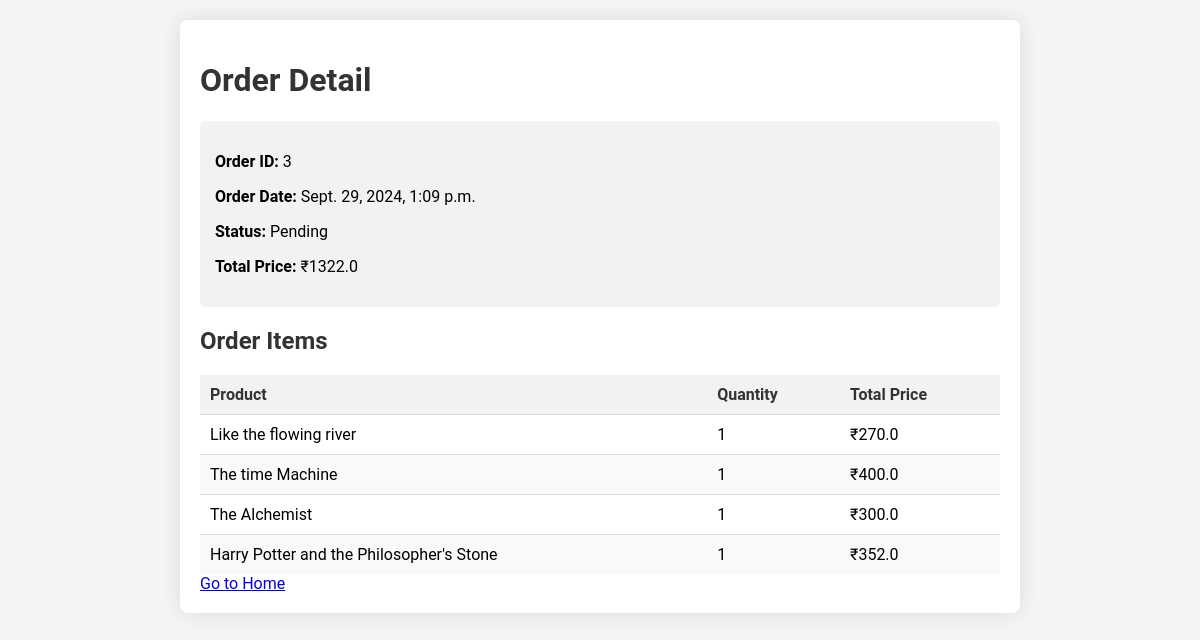
The app's page /order_detail/3/ (signed in) with its own data.
### beautystore_app/models.py (models this page shows, shortened)
class Order(models.Model):
    STATUS_CHOICES = [
        ('Pending', 'Pending'),
        ('Placed', 'placed'),
        ('Shipped', 'Shipped'),
        ('Delivered', 'Delivered'),
    ]
    customer = models.ForeignKey(Customer, on_delete=models.CASCADE)
    address = models.ForeignKey(Address, on_delete=models.CASCADE)
    order_date = models.DateTimeField(default=timezone.now)
    status = models.CharField(max_length=20, choices=STATUS_CHOICES, default='Pending')
    def total_price(self):
        return sum(item.total_price() for item in self.orderitem_set.all())

class OrderItem(models.Model):
    order = models.ForeignKey(Order, on_delete=models.CASCADE)
    product = models.ForeignKey(Product, on_delete=models.CASCADE)
    quantity = models.PositiveIntegerField()
    def total_price(self):
        return self.product.price * self.quantity

class Product(models.Model):
    name = models.CharField(max_length=255)
    author = models.CharField(max_length=255)
    price = models.FloatField()
    stock = models.IntegerField()
    image = models.ImageField(upload_to='product_images/')
    description = models.TextField()
    quantity_available = models.PositiveIntegerField(default=0)
    published_date = models.DateField(null=True, blank=True)
    genre = models.CharField(max_length=255, null=True, blank=True)  # Genre of the book
    isbn = models.CharField(max_length=13, unique=True)
    publisher = models.CharField(max_length=255, null=True, blank=True)
    page_count = models.PositiveIntegerField(null=True, blank=True)
    country_of_origin = models.CharField(max_length=255, null=True, blank=True)
    seller = models.ForeignKey(Seller, on_delete=models.CASCADE)
    subcategory = models.ForeignKey(Subcategory, on_delete=models.CASCADE)
    quantity_in_stock = models.PositiveIntegerField(default=0)
    reorder_level = models.PositiveIntegerField(default=0)
    cost = models.DecimalField(max_digits=10, decimal_places=2,default=100)

### beautystore_app/views.py (the view)
# urls.py: path('order_detail/<int:order_id>/', views.order_detail, name='order_detail'),
@login_required
def order_detail(request, order_id):
    order = get_object_or_404(Order, id=order_id)
    context = {
        'order': order,
    }
    return render(request, 'order_detail.html', context)

### templates/order_detail.html (shortened to what this page needs)
<!DOCTYPE html>
<html lang="en">
<head>
</head>
<body>
    <div class="container">
        <h1>Order Detail</h1>
        <div class="order-info">
            <p><strong>Order ID:</strong> {{ order.id }}</p>
            <p><strong>Order Date:</strong> {{ order.order_date }}</p>
            <p><strong>Status:</strong> {{ order.status }}</p>
            <p><strong>Total Price:</strong> ₹{{ order.total_price }}</p>
        </div>
        <h2>Order Items</h2>
        <table class="order-items">
            <thead>
                <tr>
                    <th>Product</th>
                    <th>Quantity</th>
                    <th>Total Price</th>
                </tr>
            </thead>
            <tbody>
                {% for order_item in order.orderitem_set.all %}
                <tr>
                    <td>{{ order_item.product.name }}</td>
                    <td>{{ order_item.quantity }}</td>
                    <td>₹{{ order_item.total_price }}</td>
                </tr>
                {% empty %}
                <tr>
                    <td colspan="3" class="no-items">No items in this order.</td>
                </tr>
                {% endfor %}
            </tbody>
        </table>
        <a href="{% url 'index' %}">
            <a href="/" class="btn">Go to Home</a>
          </a>
    </div>
</body>
</html>

### templates/order_detail.html (style rules this page uses)
body { font-family: 'Roboto', sans-serif; background-color: #f4f4f4; margin: 0; padding: 0; }
.container { max-width: 800px; margin: 20px auto; background-color: #ffffff; padding: 20px; border-radius: 8px; box-shadow: 0 0 20px rgba(0, 0, 0, 0.1); }
h1, h2 { color: #333333; }
table { width: 100%; border-collapse: collapse; margin-top: 20px; }
th, td { border: 1px solid #dddddd; padding: 12px; text-align: left; }
th { background-color: #f2f2f2; font-weight: bold; }
tr:nth-child(even) { background-color: #f9f9f9; }
.order-info { background-color: #f2f2f2; padding: 15px; border-radius: 6px; margin-bottom: 20px; }
.order-items th, .order-items td { border: none; border-bottom: 1px solid #dddddd; padding: 10px; }
.order-items th { font-weight: bold; color: #333333; }
.order-items tr:last-child td { border-bottom: none; }

### records on screen
Order: id "3", order_date "Sept. 29, 2024, 1:09 p.m.", status "Pending", total_price "1322.0"
OrderItem: product.name "Like the flowing river", quantity "1", total_price "270.0"
OrderItem: product.name "The time Machine", quantity "1", total_price "400.0"
OrderItem: product.name "The Alchemist", quantity "1", total_price "300.0"
OrderItem: product.name "Harry Potter and the Philosopher's Stone", quantity "1", total_price "352.0"
